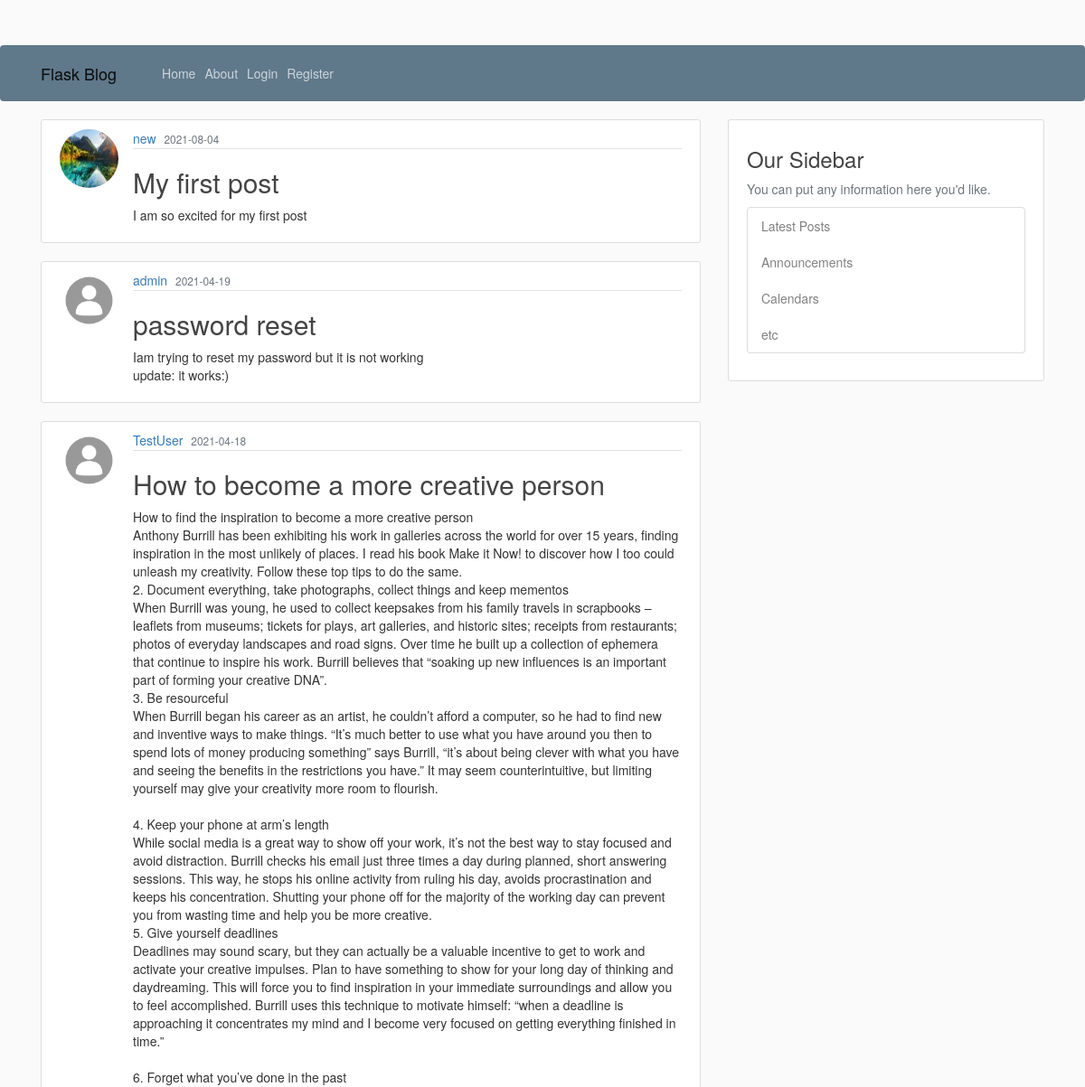
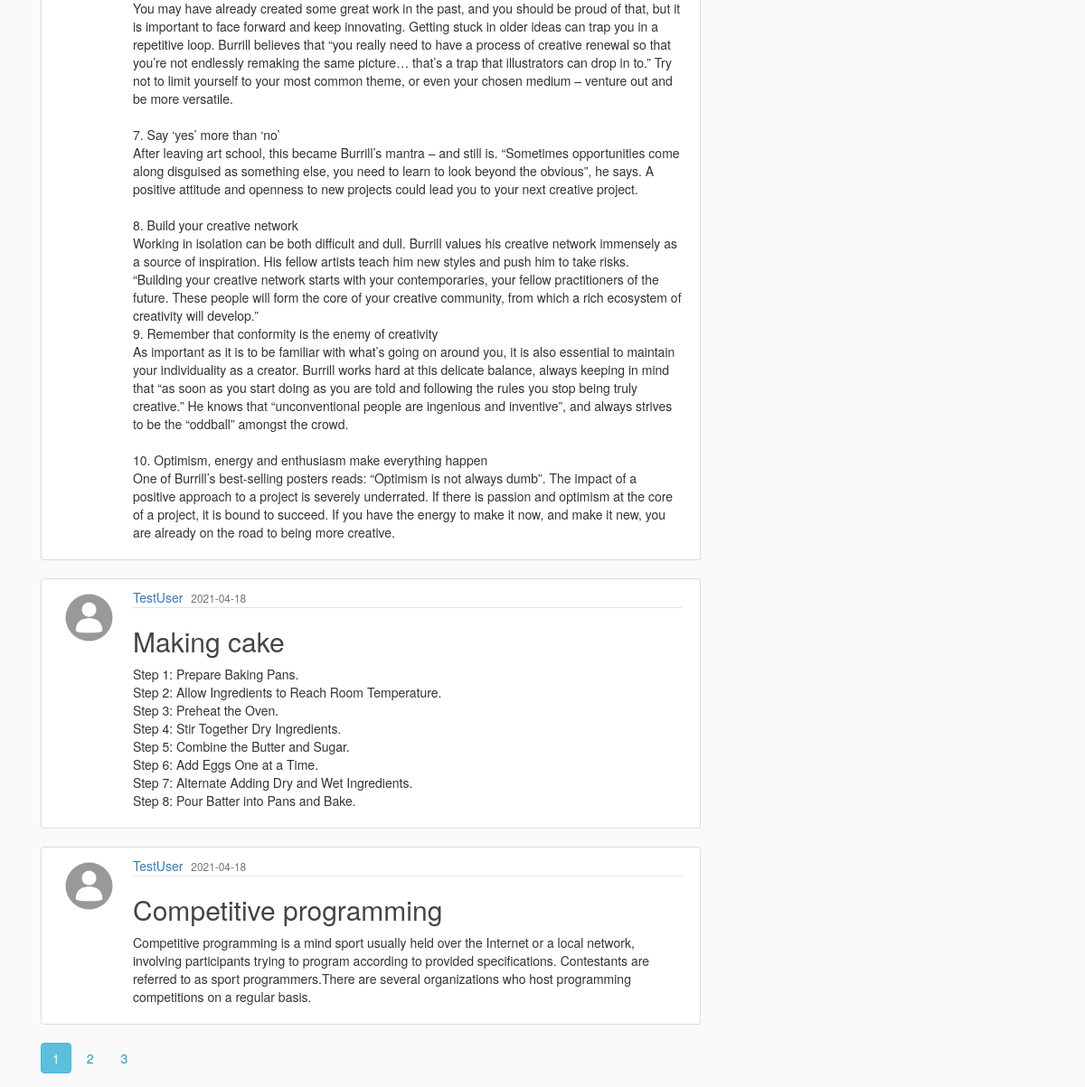
The page /Home on the database its author committed (2 pictures, top to bottom).
### flaskBlog/models.py (models this page shows, shortened)
class Post(db.Model):
    id = db.Column(db.Integer, primary_key=True)
    title = db.Column(db.String(100), nullable=False)
    date_posted = db.Column(db.DateTime, nullable=False, default=datetime.utcnow)
    content = db.Column(db.Text, nullable=False)
    user_id = db.Column(db.Integer, db.ForeignKey('user.id'), nullable=False)

class User(db.Model, UserMixin):
    id = db.Column(db.Integer, primary_key=True)
    username = db.Column(db.String(20), unique=True, nullable=False)
    email = db.Column(db.String(120), unique=True, nullable=False)
    image_file = db.Column(db.String(20), nullable=False, default='default.jpg')
    password = db.Column(db.String(60), nullable=False)
    posts = db.relationship('Post', backref='author', lazy=True)

### flaskBlog/routes.py (the view)
@app.route("/")
@app.route("/Home")
def Home():
    page= request.args.get('page', 1, type=int)
    post= Post.query.order_by(Post.date_posted.desc()).paginate(page=page, per_page=5)
    return render_template('home.html',posts=post)

### flaskBlog/templates/home.html
{% extends "layout.html" %}
{% block content %}
   {% for post in posts.items %}
   <article class="media content-section">
    <img class="rounded-circle article-img"src="{{ url_for('static',filename='profile_pics/' + post.author.image_file) }}" >
    <div class="media-body">
      <div class="article-metadata">
        <a class="mr-2" href="{{url_for('user_posts', username=post.author.username)}}">{{ post.author.username }}</a>
        <small class="text-muted">{{ post.date_posted.strftime('%Y-%m-%d') }}</small>
      </div>
      <h2><a class="article-title" href="{{url_for('post', post_id = post.id)}}">{{ post.title }}</a></h2>
      <p class="article-content">{{ post.content }}</p>
    </div>
  </article>
    {% endfor %}
    {% for page_num in posts.iter_pages(left_edge=1, right_edge=1, left_current=1, right_current=2) %}
      {% if page_num %}
        {% if posts.page==page_num %}
        <a class="btn btn-info mb-4" href="{{url_for('Home', page=page_num)}}">{{page_num}}</a>
        {% else %}
        <a class="btn btn-outline-info mb-4" href="{{url_for('Home', page=page_num)}}">{{page_num}}</a>
      {% endif %}
      {% else %}
        ...
      {% endif %}
    {% endfor %}
    {% endblock content %}

### flaskBlog/templates/layout.html (shortened to what this page needs)
<!DOCTYPE html>
<html lang="en">
<head>
    <link rel="stylesheet" href="https://maxcdn.bootstrapcdn.com/bootstrap/4.0.0/css/bootstrap.min.css">
    <link rel="stylesheet" href=" https://stackpath.bootstrapcdn.com/bootstrap/4.5.2/css/bootstrap.min.css">
    <link rel="stylesheet" href="https://maxcdn.bootstrapcdn.com/bootstrap/3.3.7/css/bootstrap.min.css">
    <link rel="stylesheet" type="text/css" href="{{url_for('static', filename='main.css')}}">
</head>
<body>
    <header class="site-header">
        <nav class="navbar navbar-expand-md navbar-light bg-steel fixed-top">
          <div class="container">
            <a class="navbar-brand mr-4" href="/">Flask Blog</a>
            <div class="collapse navbar-collapse" id="navbarToggle">
              <div class="navbar-nav mr-auto">
                <a class="nav-item nav-link" href="{{ url_for('Home') }}">Home</a>
                <a class="nav-item nav-link" href="{{ url_for('about') }}">About</a>
              </div>
              <div class="navbar-nav">
                {% if current_user.is_authenticated %}
                <a class="nav-item nav-link" href="{{ url_for('new_post') }}">New Post</a>
                <a class="nav-item nav-link" href="{{ url_for('account') }}">Account</a>
                <a class="nav-item nav-link" href="{{ url_for('logout') }}">Log Out</a>
                {% else %}
                <a class="nav-item nav-link" href="{{ url_for('login') }}">Login</a>
                <a class="nav-item nav-link" href="{{ url_for('register') }}">Register</a>
                {% endif %}
              </div>
            </div>
          </div>
        </nav>
      </header>
      <main role="main" class="container">
        <div class="row">
          <div class="col-md-8">
            {% block content %}{% endblock %}
          </div>
          <div class="col-md-4">
            <div class="content-section">
              <h3>Our Sidebar</h3>
              <p class='text-muted'>You can put any information here you'd like.
                <ul class="list-group">
                  <li class="list-group-item list-group-item-light">Latest Posts</li>
                  <li class="list-group-item list-group-item-light">Announcements</li>
                  <li class="list-group-item list-group-item-light">Calendars</li>
                  <li class="list-group-item list-group-item-light">etc</li>
                </ul>
              </p>
            </div>
          </div>
        </div>
      </main>
</body>
</html>

### flaskBlog/static/main.css (style rules this page uses)
body { background: #fafafa; color: #333333; margin-top: 5rem; }
h1, h2, h3, h4, h5, h6 { color: #444444; }
.bg-steel { background-color: #5f788a; }
.site-header .navbar-nav .nav-link { color: #cbd5db; }
.content-section { background: #ffffff; padding: 10px 20px; border: 1px solid #dddddd; border-radius: 3px; margin-bottom: 20px; }
.article-title { color: #444444; }
.article-content { white-space: pre-line; }
.article-img { height: 65px; width: 65px; margin-right: 16px; }
.article-metadata { padding-bottom: 1px; margin-bottom: 4px; border-bottom: 1px solid #e3e3e3 }

### rows shown on the page
Post: image_file (picture), author.username "new", date_posted "2021-08-04", title "My first post", content "I am so excited for my first post"
Post: image_file (placeholder picture), author.username "admin", date_posted "2021-04-19", title "password reset", content "Iam trying to reset my password but it is not working update: it works:)"
Post: image_file (placeholder picture), author.username "TestUser", date_posted "2021-04-18", title "How to become a more creative person", content "How to find the inspiration to become a more creative person Anthony Burrill has been exhibiting his work in galleries across the world for over 15 years, finding inspiration in the most unlikely of places. I read his book Make it Now! to discover how I too could unleash my creativity. Follow these top tips to do the same. 2. Document everything, take photographs, collect things and keep mementos When Burrill was young, he used to collect keepsakes from his family travels in scrapbooks – leaflets from museums; tickets for plays, art galleries, and historic sites; receipts from restaurants; photos of everyday landscapes and road signs. Over time he built up a collection of ephemera that…"
Post: image_file (placeholder picture), author.username "TestUser", date_posted "2021-04-18", title "Making cake", content "Step 1: Prepare Baking Pans. Step 2: Allow Ingredients to Reach Room Temperature. Step 3: Preheat the Oven. Step 4: Stir Together Dry Ingredients. Step 5: Combine the Butter and Sugar. Step 6: Add Eggs One at a Time. Step 7: Alternate Adding Dry and Wet Ingredients. Step 8: Pour Batter into Pans and Bake."
Post: image_file (placeholder picture), author.username "TestUser", date_posted "2021-04-18", title "Competitive programming", content "Competitive programming is a mind sport usually held over the Internet or a local network, involving participants trying to program according to provided specifications. Contestants are referred to as sport programmers.There are several organizations who host programming competitions on a regular basis."

### other values the page prints
{{ page_num }} "1"
{{ page_num }} "2" "3"
